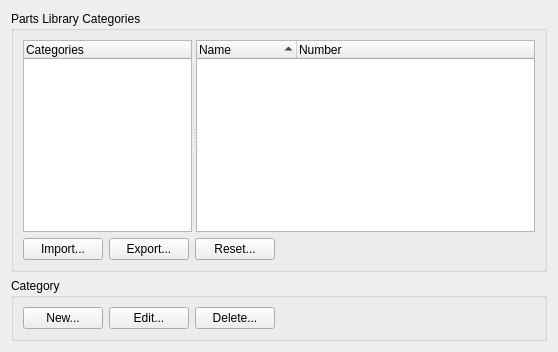
     <widget class="QWidget" name="tabCategories">
      <attribute name="title">
       <string>Categories</string>
      </attribute>
      <layout class="QVBoxLayout" name="verticalLayout_3">
       <item>
        <widget class="QGroupBox" name="groupBox_3">
         <property name="title">
          <string>Parts Library Categories</string>
         </property>
         <layout class="QVBoxLayout" name="verticalLayout_7">
          <item>
           <widget class="QSplitter" name="splitter">
            <property name="sizePolicy">
             <sizepolicy hsizetype="Expanding" vsizetype="Expanding">
              <horstretch>0</horstretch>
              <verstretch>0</verstretch>
             </sizepolicy>
            </property>
            <property name="orientation">
             <enum>Qt::Orientation::Horizontal</enum>
            </property>
            <widget class="QTreeWidget" name="categoriesTree">
             <property name="sizePolicy">
              <sizepolicy hsizetype="Expanding" vsizetype="Expanding">
               <horstretch>1</horstretch>
               <verstretch>0</verstretch>
              </sizepolicy>
             </property>
             <property name="dragDropMode">
              <enum>QAbstractItemView::DragDropMode::InternalMove</enum>
             </property>
             <property name="rootIsDecorated">
              <bool>false</bool>
             </property>
             <property name="uniformRowHeights">
              <bool>true</bool>
             </property>
             <property name="itemsExpandable">
              <bool>false</bool>
             </property>
             <property name="expandsOnDoubleClick">
              <bool>false</bool>
             </property>
             <column>
              <property name="text">
               <string>Categories</string>
              </property>
             </column>
            </widget>
            <widget class="QTreeWidget" name="partsTree">
             <property name="sizePolicy">
              <sizepolicy hsizetype="Expanding" vsizetype="Expanding">
               <horstretch>2</horstretch>
               <verstretch>0</verstretch>
              </sizepolicy>
             </property>
             <property name="selectionMode">
              <enum>QAbstractItemView::SelectionMode::NoSelection</enum>
             </property>
             <property name="rootIsDecorated">
              <bool>false</bool>
             </property>
             <property name="uniformRowHeights">
              <bool>true</bool>
             </property>
             <property name="itemsExpandable">
              <bool>false</bool>
             </property>
             <property name="sortingEnabled">
              <bool>true</bool>
             </property>
             <property name="columnCount">
              <number>2</number>
             </property>
             <attribute name="headerShowSortIndicator" stdset="0">
              <bool>true</bool>
             </attribute>
             <column>
              <property name="text">
               <string>Name</string>
              </property>
             </column>
             <column>
              <property name="text">
               <string>Number</string>
              </property>
             </column>
            </widget>
           </widget>
          </item>
          <item>
           <layout class="QHBoxLayout" name="horizontalLayout">
            <item>
             <widget class="QPushButton" name="importCategories">
              <property name="text">
               <string>Import...</string>
              </property>
             </widget>
            </item>
            <item>
             <widget class="QPushButton" name="exportCategories">
              <property name="text">
               <string>Export...</string>
              </property>
             </widget>
            </item>
            <item>
             <widget class="QPushButton" name="resetCategories">
              <property name="text">
               <string>Reset...</string>
              </property>
             </widget>
            </item>
            <item>
             <spacer name="horizontalSpacer_4">
              <property name="orientation">
               <enum>Qt::Orientation::Horizontal</enum>
              </property>
              <property name="sizeHint" stdset="0">
               <size>
                <width>40</width>
                <height>20</height>
               </size>
              </property>
             </spacer>
            </item>
           </layout>
          </item>
         </layout>
        </widget>
       </item>
       <item>
        <widget class="QGroupBox" name="groupBox_2">
         <property name="title">
          <string>Category</string>
         </property>
         <layout class="QHBoxLayout" name="horizontalLayout_7">
          <item>
           <widget class="QPushButton" name="newCategory">
            <property name="text">
             <string>New...</string>
            </property>
           </widget>
          </item>
          <item>
           <widget class="QPushButton" name="editCategory">
            <property name="text">
             <string>Edit...</string>
            </property>
           </widget>
          </item>
          <item>
           <widget class="QPushButton" name="deleteCategory">
            <property name="text">
             <string>Delete...</string>
            </property>
           </widget>
          </item>
          <item>
           <spacer name="horizontalSpacer">
            <property name="orientation">
             <enum>Qt::Orientation::Horizontal</enum>
            </property>
            <property name="sizeHint" stdset="0">
             <size>
              <width>40</width>
              <height>20</height>
             </size>
            </property>
           </spacer>
          </item>
         </layout>
        </widget>
       </item>
      </layout>
     </widget>
